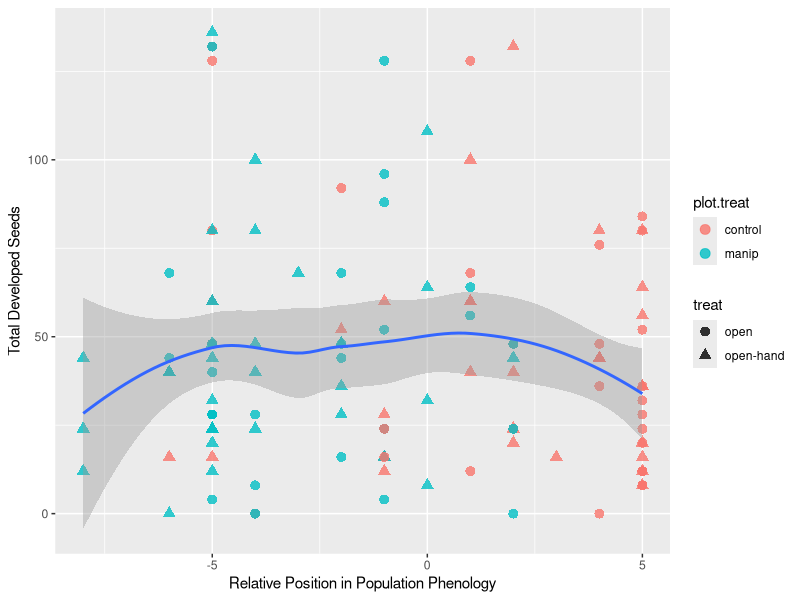
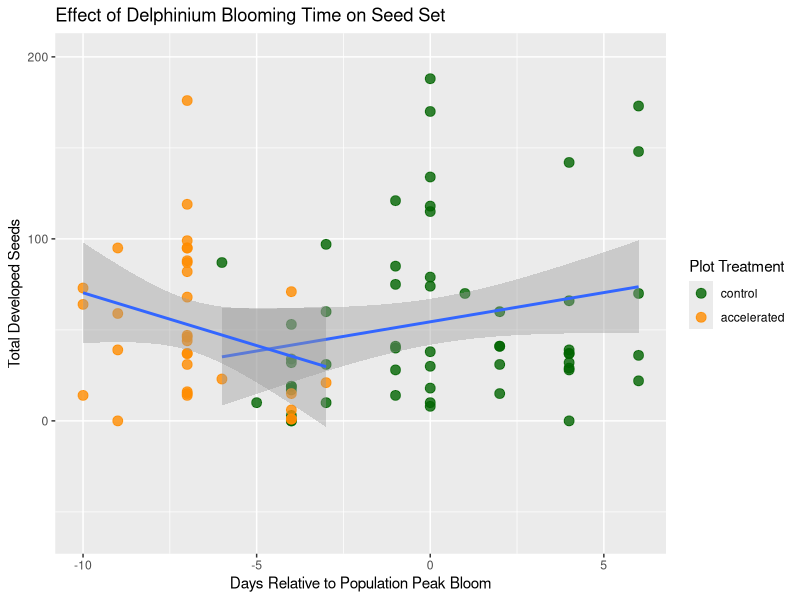
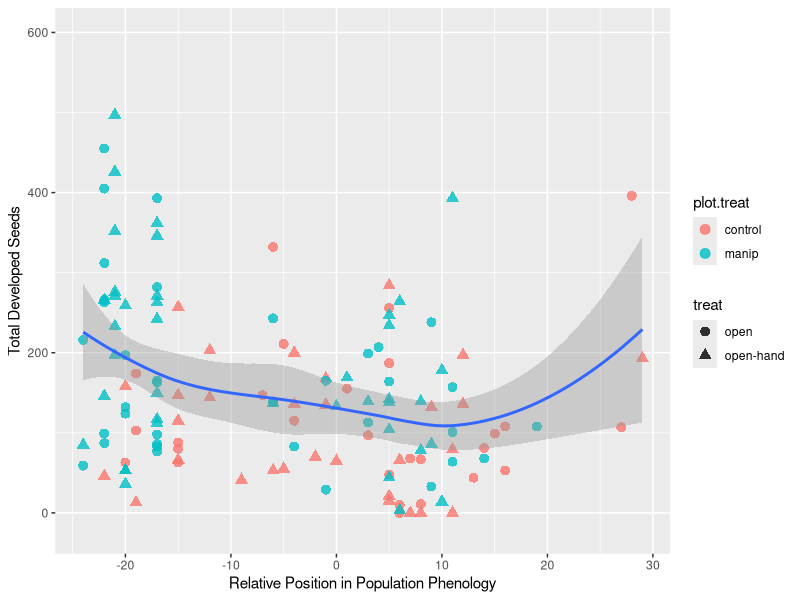

Recreate these plots in R, in order.
## ---- chunk 1
knitr::opts_chunk$set(echo = TRUE)
## ---- chunk 2
suppressWarnings(suppressPackageStartupMessages(require(knitr)))
suppressWarnings(suppressPackageStartupMessages(require(tidyverse)))
suppressWarnings(suppressPackageStartupMessages(require(lme4)))
suppressWarnings(suppressPackageStartupMessages(require(ggplot2)))
suppressWarnings(suppressPackageStartupMessages(require(RColorBrewer)))
## ---- chunk 3
mert = read.csv("Mertensia_final2.csv") # read in Mertensia data
## ---- chunk 4
delph = read.csv("Delphinium_final2.csv") # read in Delphinium data
## ---- chunk 5
pot = read.csv("Potentilla_final2.csv") # read in Potentilla data
pot<-pot[-119,] #removing one row with NA in treatment column
## ---- chunk 6
Mert.glmer = glmer(total.seeds ~ relative.position + plot.treat + (1|site), family = poisson, data = mert, na.action = na.omit) # Mertensia mixed effects model from the lme4 package
summary(Mert.glmer) # summary of model output
## ---- chunk 7
ggplot(mert, aes(x=mert$relative.position, y=mert$total.seeds)) +
  labs(y="Total Developed Seeds",x="Relative Position in Population Phenology") +
  geom_point(aes(color=plot.treat,shape=treat),size=3, alpha = 0.8) +
  geom_smooth()
## ---- chunk 8
Delph.glmer = glmer(total.seeds ~ relative.position + plot.treat + (1|site), family = poisson, data = delph, na.action = na.omit) # Delphinium mixed effects model from the lme4 package
summary(Delph.glmer) # summary of model output
## ---- chunk 9
ggplot(delph, aes(x=delph$relative.position, y=delph$total.seeds, group=plot.treat)) +
  labs(title="Effect of Delphinium Blooming Time on Seed Set", y="Total Developed Seeds",x="Days Relative to Population Peak Bloom") +
  geom_point(aes(color=plot.treat),size=3, alpha = 0.8) +
  scale_color_brewer(palette="Dark2") + labs(color="Plot Treatment") +
  scale_color_manual(labels= c("control","accelerated"), values = c("control"="darkgreen","manip"="darkorange")) +
  geom_smooth(method = "glm", formula= y~x) + ylim(-60,200)
## ---- chunk 10
Pot.glmer = glmer(total.seeds ~ relative.position + plot.treat + (1|site), family = poisson, data = pot, na.action = na.omit) # Potentilla mixed effects model from the lme4 package
summary(Pot.glmer) # summary of model output
## ---- chunk 11
ggplot(pot, aes(x=pot$relative.position, y=pot$total.seeds)) +
  labs(y="Total Developed Seeds",x="Relative Position in Population Phenology") +
  geom_point(aes(color=plot.treat,shape=treat),size=3, alpha = 0.8) +
  geom_smooth() + ylim(-20,600)
## ---- chunk 12
sessionInfo()
